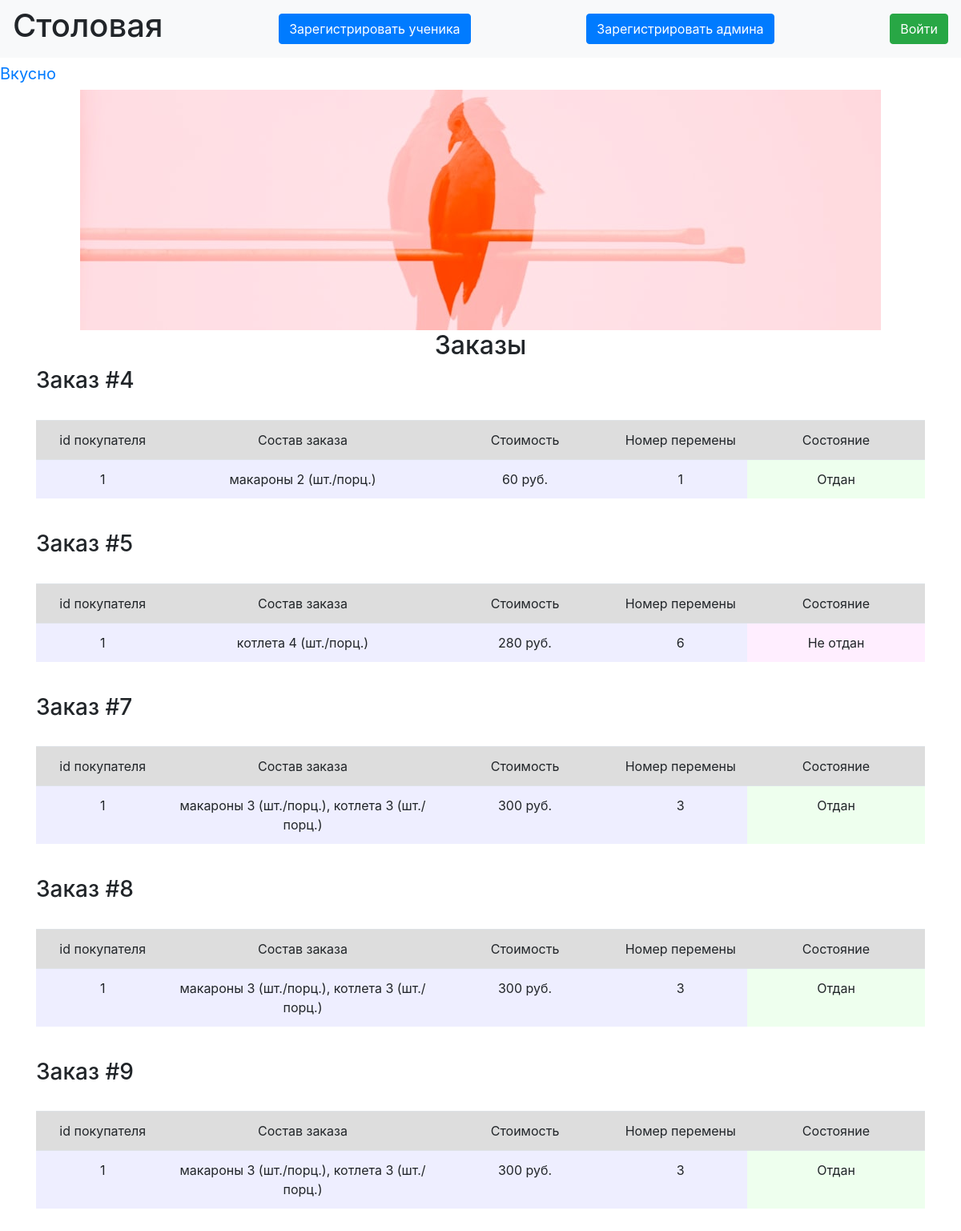
The page /index on the database as committed earlier.
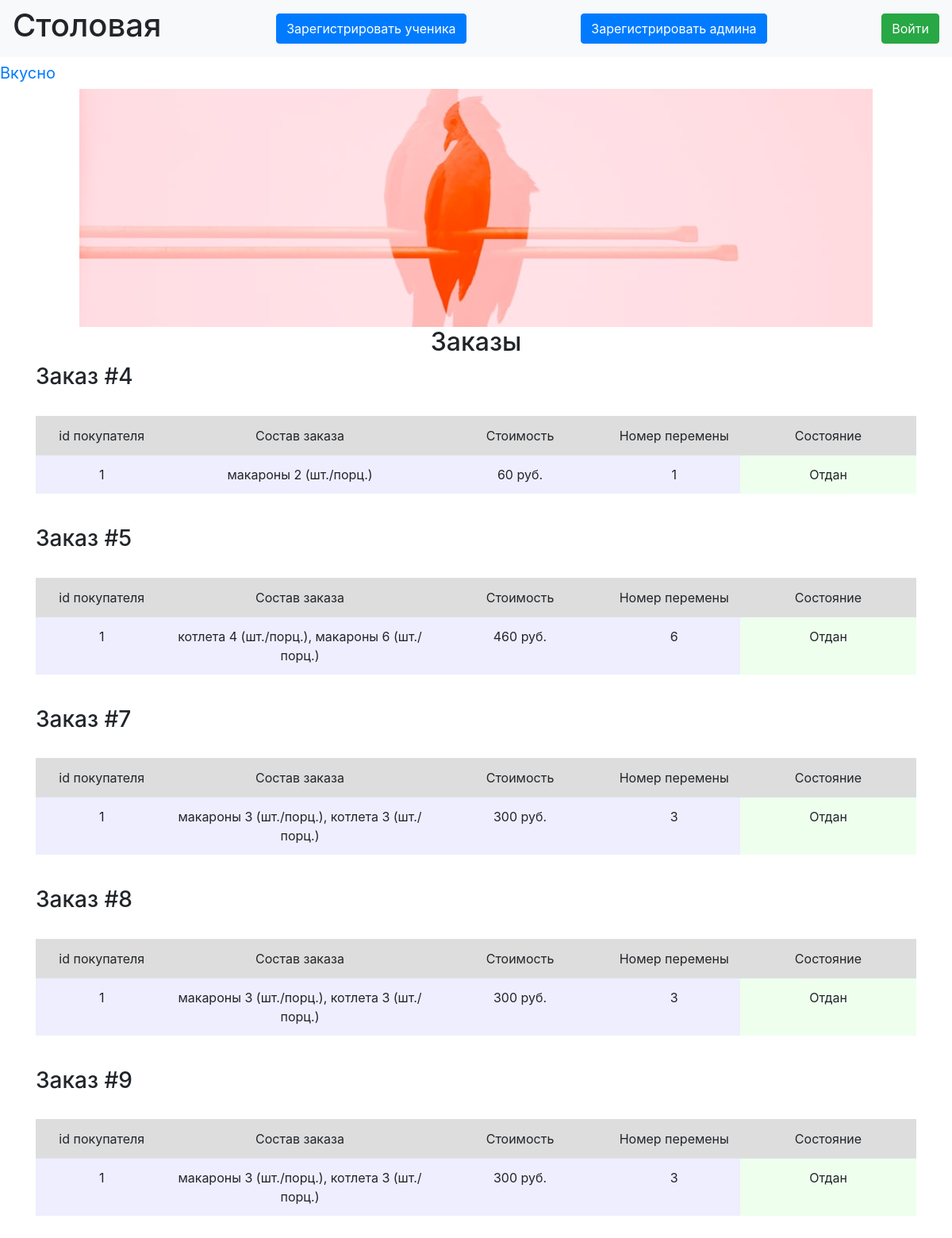
The same page on the database as committed later.
### data/orders.py (models this page shows)
class PersonalOrder(SqlAlchemyBase, UserMixin, SerializerMixin):
    __tablename__ = 'orders'
    id = sqlalchemy.Column(sqlalchemy.Integer, primary_key=True, autoincrement=True)
    person = sqlalchemy.Column(sqlalchemy.Integer, sqlalchemy.ForeignKey("users.id"))
    meal = sqlalchemy.Column(sqlalchemy.String)
    pause = sqlalchemy.Column(sqlalchemy.Integer)  #номер перемены
    status = sqlalchemy.Column(sqlalchemy.Boolean, default=False)

### main.py (the view)
@application.route("/")
@application.route("/index")
def index():
    db_sess = db_session.create_session()
    data = [order for order in db_sess.query(PersonalOrder).all()]
    orders = []
    for elem in data:
        summ = 0
        meal_count = {}
        for name_count in elem.meal.split(', '):
            meal_count[name_count.split('-')[0]] = int(name_count.split('-')[1])
            summ += prices[name_count.split('-')[0]] * int(name_count.split('-')[1])
        orders.append([elem.id, elem.person, ', \n'.join([f'{x} {y} (шт./порц.)' for x, y in meal_count.items()]),
                       summ, elem.pause, elem.status])
    return render_template("index.html", orders=orders, title='Заказы')

### data/db_session.py (called while the page is built)
def create_session() -> Session:
    global __factory
    return __factory()

### templates/index.html (shortened to what this page needs)
{% extends "base.html" %}
{% block content %}
<h2 align="center">{{title}}</h2>
{% for order in orders %}
<h3>Заказ #{{ order[0] }}</h3>
<br>
<div class="table_container">
    <table class="table">
        <tr class="my_row">
            <td class="title" width="150px" bgcolor="#dddddd" align="center">id покупателя</td>
            <td class="title" width="300px" bgcolor="#dddddd" align="center">Состав заказа</td>
            <td class="title" width="200px" bgcolor="#dddddd" align="center">Стоимость</td>
            <td class="title" width="150px" bgcolor="#dddddd" align="center">Номер перемены</td>
            <td class="title" width="200px" bgcolor="#dddddd" align="center">Состояние</td>
        </tr>
        <tr class="my_row">
            <td class="ordinary" bgcolor="#eeeeff" align="center">{{ order[1] }}</td>
            <td class="ordinary" bgcolor="#eeeeff" align="center">{{ order[2] }}</td>
            <td class="ordinary" bgcolor="#eeeeff" align="center">{{ order[3] }} руб.</td>
            <td class="ordinary" bgcolor="#eeeeff" align="center">{{ order[4] }}</td>
            {% if order[5] %}
            <td class="ordinary" bgcolor="#eeffee" align="center">Отдан</td>
            {% else %}
            <td class="ordinary" bgcolor="#ffeeff" align="center">Не отдан</td>
            {% endif %}
        </tr>
    </table>
</div>
<br>
{% endfor %}
{% endblock %}

### templates/base.html (shortened to what this page needs)
<!DOCTYPE html>
<html lang="en">
<head>
    <link rel="stylesheet" href="https://stackpath.bootstrapcdn.com/bootstrap/4.4.1/css/bootstrap.min.css"
>
    <link rel="stylesheet" href="../static/css/style.css">
</head>
  <body>
    <header>
      <nav class="navbar navbar-light bg-light">
          <h1>Столовая</h1>
          {% if current_user.is_authenticated %}
            <a class="navbar-brand" href="/logout">{{ current_user.name }} {{ current_user.surname }}</a>
          {% else %}
            <a class="btn btn-primary " href="/register_user">Зарегистрировать ученика</a>
            <a class="btn btn-primary " href="/register_admin">Зарегистрировать админа</a>
            <a class="btn btn-success" href="/login">Войти</a>
          {% endif %}
      </nav>
        <a class="navbar-brand" href="#">Вкусно</a>
    </header>
    <center>
        <img src="../static/img/photo.jpg">
    </center>
    <main role="main" class="container">
        <link rel="stylesheet" href="../static/img/photo.jpg">
        {% block content %}{% endblock %}
    </main>
  </body>
</html>

Rows that differ between the two databases and show on the page:
changed PersonalOrder id 5: order "котлета 4 (шт./порц.)" → "котлета 4 (шт./порц.), макароны 6 (шт./порц.)"; order "280" → "460"; text "Не отдан" → "Отдан"
